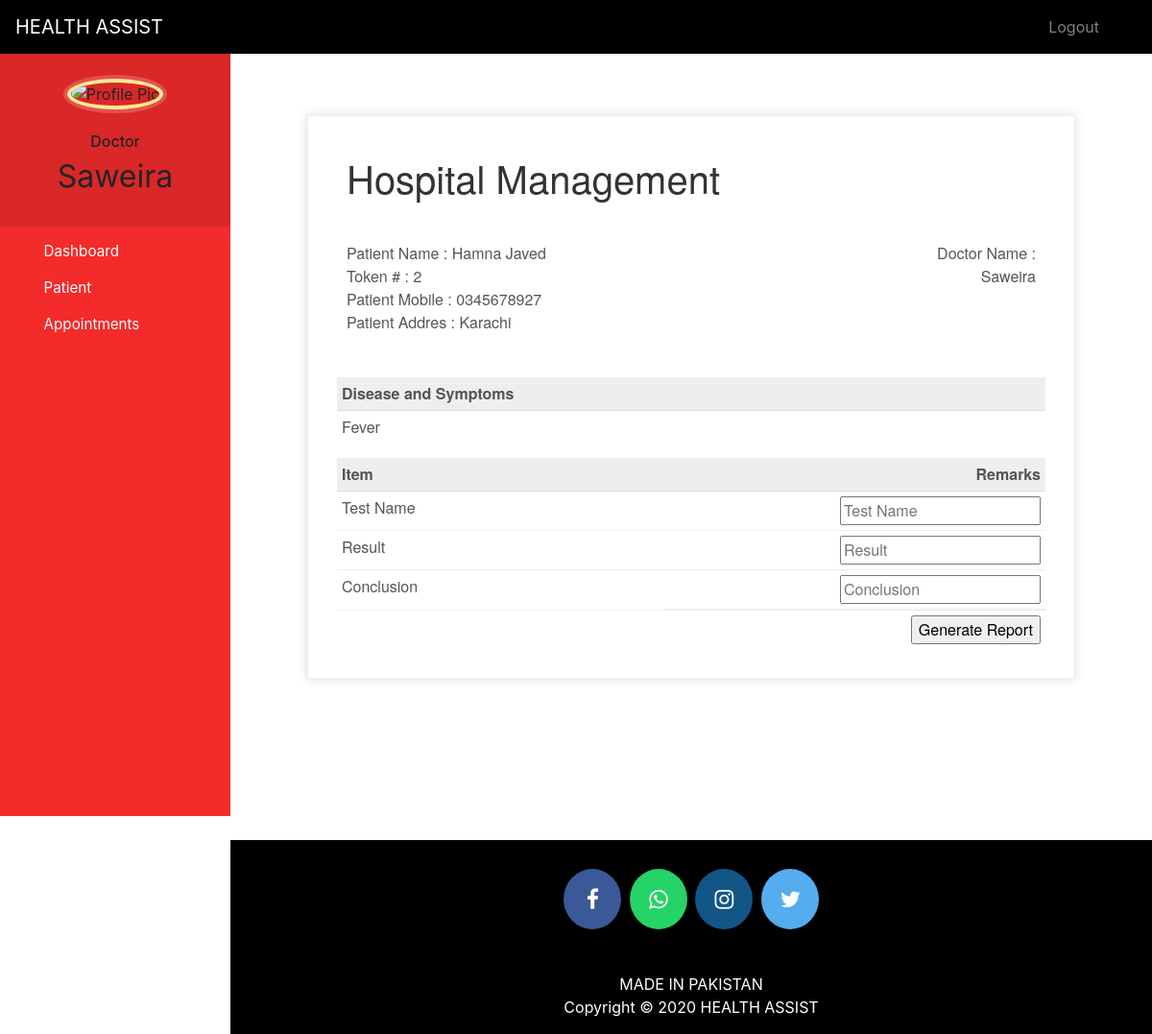
/doctor-add-testreport/2 (signed in), run on the app's committed database.
### hospital/models.py (models this page shows, shortened)
class Patient(models.Model):
    user=models.OneToOneField(User,on_delete=models.CASCADE)
    profile_pic= models.ImageField(upload_to='profile_pic/PatientProfilePic/',null=True,blank=True)
    address = models.CharField(max_length=40)
    mobile = models.CharField(max_length=20,null=True)
    symptoms = models.CharField(max_length=100,null=True)
    assignedDoctorId = models.PositiveIntegerField(null=True)
    admitDate=models.DateField(auto_now=True)
    status=models.BooleanField(default=True)
    @property
    def get_name(self):
        return self.user.first_name+" "+self.user.last_name

### hospital/views.py (the view, shortened to what this page needs)
# urls.py: path('doctor-add-testreport/<int:pk>',views.doctor_testreport_view,name='doctor-add-testreport'),
@login_required(login_url='doctorlogin')
@user_passes_test(is_doctor)
def doctor_testreport_view(request,pk):
    patient=models.Patient.objects.get(id=pk)
    assignedDoctor=models.User.objects.all().filter(id=patient.assignedDoctorId)
    patientDict={
        'patientId':pk,
        'name':patient.get_name,
        'patientId':patient.id,
        'mobile':patient.mobile,
        'address':patient.address,
        'symptoms':patient.symptoms,
        'assignedDoctorName':assignedDoctor[0].first_name,
    }
    return render(request,'hospital/doctor_report.html',context=patientDict)

### hospital/views.py (called while the page is built)
def is_doctor(user):
    return user.groups.filter(name='DOCTOR').exists()

### templates/hospital/doctor_report.html (shortened to what this page needs)
{% extends 'hospital/doctor_base.html' %}
{% load static %}
{% block content %}
<head>
</head>
<br><br><br>
<div class="invoice-box">
  <table cellpadding="0" cellspacing="0">
    <tr class="top">
      <td colspan="2">
        <table>
          <tr>
            <td class="title">
              <h1>Hospital Management</h1>
            </td>
          </tr>
        </table>
      </td>
    </tr>
    <tr class="information">
      <td colspan="2">
        <table>
          <tr>
            <td>
              Patient Name : {{name}}<br>
              Token # : {{patientId}}<br>
              Patient Mobile : {{mobile}}<br>
              Patient Addres : {{address}}<br>
            </td>
            <td>
              Doctor Name :<br>
              {{assignedDoctorName}}<br>
            </td>
          </tr>
        </table>
      </td>
    </tr>
    <tr class="heading">
      <td>
        Disease and Symptoms
      </td>
      <td>
      </td>
    </tr>
    <tr class="details">
      <td>
        {{symptoms}}
      </td>
    </tr>
    <tr class="heading">
      <td>
        Item
      </td>
      <td>
        Remarks
      </td>
    </tr>
    <form method="post">
      <tr class="item">
        <td>
          Test Name
        </td>
        <td>
          <input type="text" name="test" placeholder="Test Name" value="">
        </td>
      </tr>
      <tr class="item">
        <td>
           Result
        </td>
        <td>
          <input type="text" name="result" placeholder="Result" value="">
        </td>
      </tr>
      <tr class="item">
        <td>
           Conclusion
        </td>
        <td>
          <input type="text" name="conclusion" placeholder="Conclusion" value="">
        </td>
      </tr>
      <tr class="total">
        <td></td>
        <td>
          <input type="submit" name="submit" value="Generate Report">
        </td>
      </tr>
    </form>
  </table>
</div>
{% endblock content %}

### templates/hospital/doctor_base.html (shortened to what this page needs)
<!DOCTYPE html>
{% load static %}
<html lang="en">
<head>
  <link rel="stylesheet" href="https://stackpath.bootstrapcdn.com/bootstrap/4.3.1/css/bootstrap.min.css">
  <link rel="stylesheet" href="https://maxcdn.bootstrapcdn.com/font-awesome/4.7.0/css/font-awesome.min.css">
</head>
<body>
  <nav class="menu" tabindex="0" style="background-color:  #f32b2b  ;">
    <header class="avatar">
      <img src="{% static doctor.profile_pic.url %}" alt="Profile Pic" />
      <br><br>
      <h6>Doctor</h6>
      <h2>{{request.user.first_name}}</h2>
    </header>
    <ul>
      <li tabindex="0" class="icon-dashboard"> <a style="color:white; text-decoration:none;" href="/doctor-dashboard"><span>Dashboard</span></a> </li>
      <li tabindex="0" class="icon-users"> <a style="color:white; text-decoration:none;" href="/doctor-patient"><span>Patient</span></a></li>
      <li tabindex="0" class="icon-calendar"> <a style="color:white; text-decoration:none;" href="/doctor-appointment"><span>Appointments</span></a></li>
    </ul>
  </nav>
  <main>
    <div class="bs-example">
      <nav class="navbar navbar-expand-md  navbar-dark fixed-top" style="background:black;">
        <a href="/doctor-dashboard" class="navbar-brand">HEALTH ASSIST</a>
        <div class="collapse navbar-collapse justify-content-between" id="navbarCollapse">
          <div class="navbar-nav" style=" margin-left: 90%;">
            <a href="/logout" class="nav-item nav-link">Logout</a>
          </div>
        </div>
      </nav>
    </div>
    <br><br>
    {% block content %}
    {% endblock content %}
    <br><br><br><br><br><br><br>
    <footer>
      <p>
        <a id="ftr" href="https://www.facebook.com/" class="fa fa-facebook"></a>
        <a id="ftr" href="https://api.whatsapp.com" class="fa fa-whatsapp"></a>
        <a id="ftr" href="https://instagram.com/" class="fa fa-instagram"></a>
        <a id="ftr" href="https://twitter.com/" class="fa fa-twitter"></a>
      </p>
      <br>
      <div class="container">
        <div class="row">
          <div class="col-md-12 col-sm-12">
            <div style="color:#ffffff;" class="wow fadeInUp footer-copyright">
              <p>MADE IN PAKISTAN <br>
                Copyright &copy; 2020 HEALTH ASSIST </p>
            </div>
          </div>
        </div>
      </div>
    </footer>
  </main>
</body>
</html>

### templates/hospital/doctor_base.html (style rules this page uses)
a:link { text-decoration: none; }
a { color: white; }
footer { padding: 0px 0px 0px 0px; background-color: black; margin: 0px; }
#ftr { padding: 20px; }
.fa { font-size: 23px; width: 60px; text-align: center; text-decoration: none; margin: 5px 2px; border-radius: 50%; }
.fa-facebook { background: #3B5998; color: white; margin-top: 30px; }
.fa-whatsapp { background: #25d366; color: white; }
.fa-twitter { background: #55ACEE; color: white; }
.fa-instagram { background: #125688; color: white; }
p { text-align: center; }
body { padding-left: 240px; }
main { position: relative; height: 100vh; }
.menu { background: #5bc995; height: 100vh; width: 240px; position: fixed; top: 0px; left: 0; z-index: 5; outline: none; }
.menu .avatar { background: rgba(0, 0, 0, 0.1); padding: 2em 0.5em; text-align: center; }
.menu .avatar img { width: 100px; border-radius: 50%; overflow: hidden; border: 4px solid #ffea92; box-shadow: 0 0 0 4px rgba(255, 255, 255, 0.2); }
.menu .avatar h2 { font-weight: normal; margin-bottom: 0; }
.menu ul { list-style: none; padding: 0.5em 0; margin: 0; }
.menu ul li { padding: 0.5em 1em 0.5em 3em; font-size: 0.95em; font-weight: regular; background-repeat: no-repeat; background-position: left 15px center; background-size: auto 20px; transition: all 0.15s linear; cursor: pointer; }
.menu ul li.icon-dashboard { background-image: url("http://www.entypo.com/images//gauge.svg"); }
.menu ul li.icon-users { background-image: url("http://www.entypo.com/images//users.svg"); }
.menu ul li.icon-calendar { background-image: url("http://www.entypo.com/images//calendar.svg"); }

### templates/hospital/doctor_report.html (style rules this page uses)
.invoice-box { max-width: 800px; margin: auto; padding: 30px; border: 1px solid #eee; box-shadow: 0 0 10px rgba(0, 0, 0, .15); font-size: 16px; line-height: 24px; font-family: 'Helvetica Neue', 'Helvetica', Helvetica, Arial, sans-serif; color: #555; }
.invoice-box table { width: 100%; line-height: inherit; text-align: left; }
.invoice-box table td { padding: 5px; vertical-align: top; }
.invoice-box table tr td:nth-child(2) { text-align: right; }
.invoice-box table tr.top table td { padding-bottom: 20px; }
.invoice-box table tr.top table td.title { font-size: 45px; line-height: 45px; color: #333; }
.invoice-box table tr.information table td { padding-bottom: 40px; }
.invoice-box table tr.heading td { background: #eee; border-bottom: 1px solid #ddd; font-weight: bold; }
.invoice-box table tr.details td { padding-bottom: 20px; }
.invoice-box table tr.item td { border-bottom: 1px solid #eee; }
.invoice-box table tr.total td:nth-child(2) { border-top: 2px solid #eee; font-weight: bold; }
.menu { top: 50px; }

### data on the page
Patient: mobile "0345678927", address "Karachi", symptoms "Fever"

### other printed values
{{ request.user.first_name }} "Saweira"
{{ name }} "Hamna Javed"
{{ patientId }} "2"
{{ assignedDoctorName }} "Saweira"
